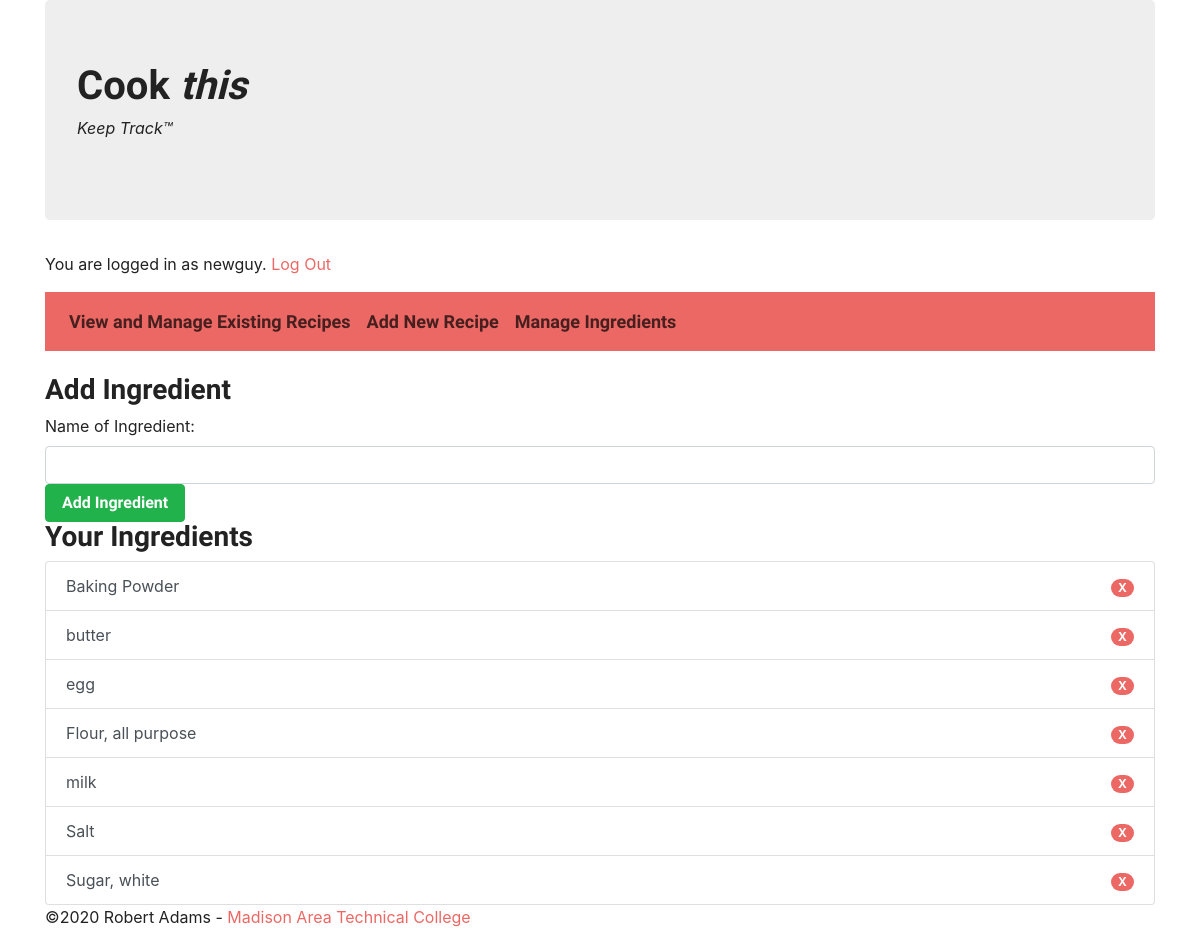
Page /ingredients.php (signed in) on the committed database.
### tables this page shows
CREATE TABLE `ingredients` (
  `ingredient_id` int(11) NOT NULL AUTO_INCREMENT,
  `user_id` int(11) NOT NULL,
  `ingredient_name` varchar(30) NOT NULL,
  PRIMARY KEY (`ingredient_id`),
  KEY `ingredients_users` (`user_id`),
  CONSTRAINT `ingredients_users` FOREIGN KEY (`user_id`) REFERENCES `users` (`user_id`)
);

### ingredients.php (the view, shortened to what this page needs)
<?php
	require_once('header.php');
	$user_id = $_SESSION['user_id'];
	$dbc = mysqli_connect(DB_HOST, DB_USER, DB_PASSWORD, DB_NAME)
                or die('Could not connect to db!');
?>
		<h3>Add Ingredient</h3>
		<form action="<?php echo $_SERVER['PHP_SELF'];?>" method="post">
        <div class="form-group">
        <label for="name">Name of Ingredient:</label>
        <input type="text" class="form-control" name="name" id="name" autofocus>
        <input type="submit" class="btn btn-success" name="submit" value="Add Ingredient">
<?php
    $get_ing_query = "SELECT ingredient_name, ingredient_id FROM ingredients WHERE user_id = $user_id ORDER BY ingredient_name asc";
    $get_ing_result = mysqli_query($dbc, $get_ing_query)
            or die('Could not get list of ingredients');
?>
        <h3>Your Ingredients</h3>
        <ul class="list-group">
<?php
    while($row = mysqli_fetch_array($get_ing_result))
    {
        $ing_name = $row['ingredient_name'];
        $id = $row['ingredient_id'];
        echo '<li class="list-group-item list-group-item-action d-flex justify-content-between align-items-center">' . $ing_name
                . ' <a href="removeIngredient.php?ingredient_id=' . $id . '"><span class="badge badge-primary badge-pill">X</a></li>';
    }
    echo'</ul>';
require_once('footer.php');
?>

### rows in the picture
ingredients: ingredient_name "Baking Powder"
ingredients: ingredient_name "butter"
ingredients: ingredient_name "egg"
ingredients: ingredient_name "Flour, all purpose"
ingredients: ingredient_name "milk"
ingredients: ingredient_name "Salt"
ingredients: ingredient_name "Sugar, white"

### other values in the picture
$_SESSION['username'] "newguy"
